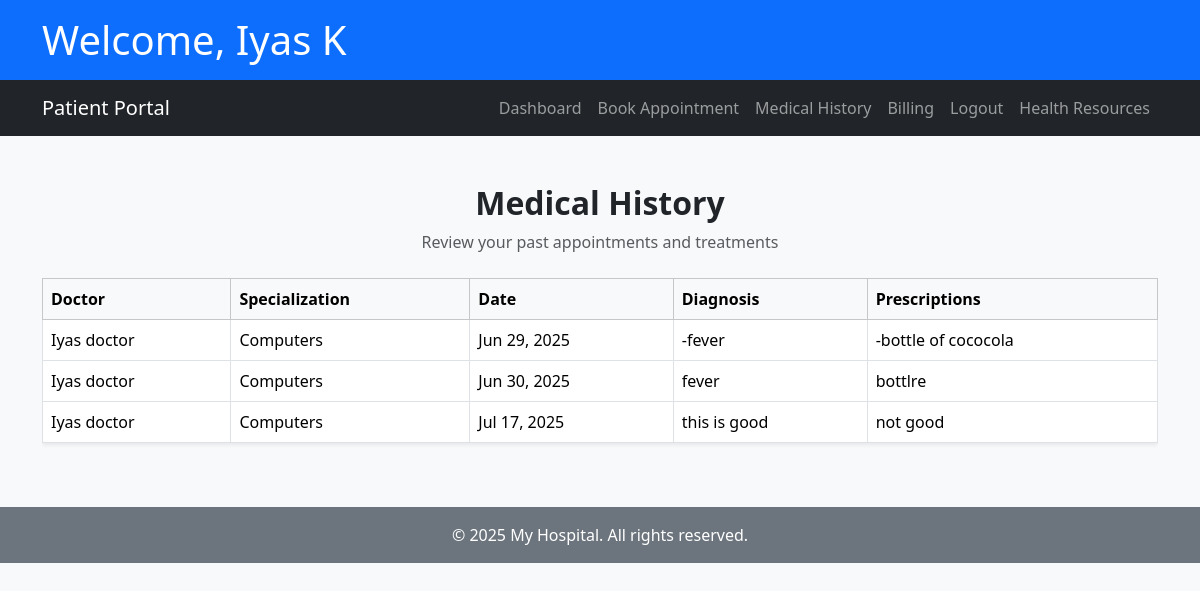
The page /medical-history/ (signed in) on the database its author committed.
### users/models.py (models this page shows, shortened)
class CustomUser(AbstractUser):
    USER_TYPE_CHOICES = (
        ('doctor', 'Doctor'),
        ('patient', 'Patient'),
    )
    user_type = models.CharField(max_length=10, choices=USER_TYPE_CHOICES)

class DoctorProfile(models.Model):
    user = models.OneToOneField(CustomUser, on_delete=models.CASCADE)
    specialization = models.CharField(max_length=100)
    phone = models.CharField(max_length=15)
    qualification = models.CharField(max_length=100, null=True, blank=True)
    experience_years = models.IntegerField(null=True, blank=True)
    bio = models.TextField(null=True, blank=True)
    is_approved=models.BooleanField(default=False)

### appoinments/models.py (models this page shows, shortened)
class Appointment(models.Model):
    STATUS_CHOICES = (
        ('Pending', 'Pending'),
        ('Completed', 'Completed'),
    )
    patient = models.ForeignKey(PatientProfile, on_delete=models.CASCADE)
    doctor = models.ForeignKey(DoctorProfile, on_delete=models.CASCADE)
    appointment_time = models.DateTimeField()
    created_at = models.DateTimeField(auto_now_add=True)
    status = models.CharField(max_length=10, choices=STATUS_CHOICES, default='Pending')
    diagnosis = models.TextField(blank=True, null=True)
    prescription = models.TextField(blank=True, null=True)
    class Meta:
        constraints = [
            models.UniqueConstraint(
                fields=['doctor', 'appointment_time', 'status'],
                name='unique_pending_doctor_appointment',
                condition=models.Q(status='Pending')  # Only enforce uniqueness for Pending
            )
        ]

### users/decorators.py (the view)
    def wrapper(request, *args, **kwargs):
        if request.user.user_type != 'patient':
            return HttpResponseForbidden("Patients only.")
        return view_func(request, *args, **kwargs)

### appoinments/views.py (called while the page is built)
@login_required
@patient_required
def medical_history(request):
    patient = PatientProfile.objects.get(user=request.user)
    completed_appointments = Appointment.objects.filter(patient=patient,status="Completed")
    return render(request, 'appointments/medical_history.html', {'history': completed_appointments})

### templates/appointments/medical_history.html (shortened to what this page needs)
{% extends 'base_patient.html' %}
{% block content %}
<div class="text-center mb-4">
    <h2 data-aos="fade-down" class="fw-bold">Medical History</h2>
    <p class="text-muted" data-aos="fade-up">Review your past appointments and treatments</p>
</div>
<div class="table-responsive" data-aos="fade-up" data-aos-delay="100">
    {% if history %}
        <table class="table table-bordered table-hover shadow-sm">
            <thead class="table-light">
                <tr>
                    <th scope="col">Doctor</th>
                    <th scope="col">Specialization</th>
                    <th scope="col">Date</th>
                    <th scope="col">Diagnosis</th>
                    <th scope="col">Prescriptions</th>
                </tr>
            </thead>
            <tbody>
                {% for record in history %}
                <tr>
                    <td>{{ record.doctor.user.get_full_name }}</td>
                    <td>{{ record.doctor.specialization }}</td>
                    <td>{{ record.appointment_time|date:"M d, Y" }}</td>
                    <td>{{ record.diagnosis }}</td>
                    <td>{{ record.prescription }}</td>
                </tr>
                {% endfor %}
            </tbody>
        </table>
    {% else %}
        <div class="alert alert-info">No medical history available.</div>
    {% endif %}
</div>
{% endblock %}

### templates/base_patient.html (shortened to what this page needs)
<!DOCTYPE html>
<html lang="en">
<head>
    <link href="https://cdn.jsdelivr.net/npm/bootstrap@5.3.3/dist/css/bootstrap.min.css" rel="stylesheet">
    <link href="https://cdn.jsdelivr.net/npm/aos@2.3.4/dist/aos.css" rel="stylesheet">
</head>
<body class="bg-light">
    <header class="bg-primary text-white p-3 shadow">
        <div class="container">
            <h1 class="mb-0">Welcome, {{ request.user.get_full_name }}</h1>
        </div>
    </header>
    <nav class="navbar navbar-expand-lg navbar-dark bg-dark">
    <div class="container">
        <a class="navbar-brand" href="#">Patient Portal</a>
        <div class="collapse navbar-collapse" id="navbarPatient">
            <ul class="navbar-nav ms-auto">
                <li class="nav-item"><a class="nav-link" href="{% url 'patient_dashboard' %}">Dashboard</a></li>
                <li class="nav-item"><a class="nav-link" href="{% url 'book_appointment' %}">Book Appointment</a></li>
                <li class="nav-item"><a class="nav-link" href="{% url 'medical_history' %}">Medical History</a></li>
                <li class="nav-item"><a class="nav-link" href="{% url 'billing' %}">Billing</a></li>
                <li class="nav-item"><a class="nav-link" href="{% url 'logout' %}">Logout</a></li>
                <li class="nav-item"><a class="nav-link" href="https://www.webmd.com/" target="_blank" rel="noopener noreferrer">Health Resources</a></li>
            </ul>
        </div>
    </div>
</nav>
    <main class="container my-5">
        {% block content %}{% endblock %}
    </main>
    <footer class="bg-secondary text-white text-center py-3">
        &copy; 2025 My Hospital. All rights reserved.
    </footer>
</body>
</html>

### rows shown on the page
CustomUser: user.get_full_name "Iyas K"
Appointment: doctor.user.get_full_name "Iyas doctor", doctor.specialization "Computers", appointment_time "Jun 29, 2025", diagnosis "-fever", prescription "-bottle of cococola"
Appointment: doctor.user.get_full_name "Iyas doctor", doctor.specialization "Computers", appointment_time "Jun 30, 2025", diagnosis "fever", prescription "bottlre"
Appointment: doctor.user.get_full_name "Iyas doctor", doctor.specialization "Computers", appointment_time "Jul 17, 2025", diagnosis "this is good", prescription "not good"
